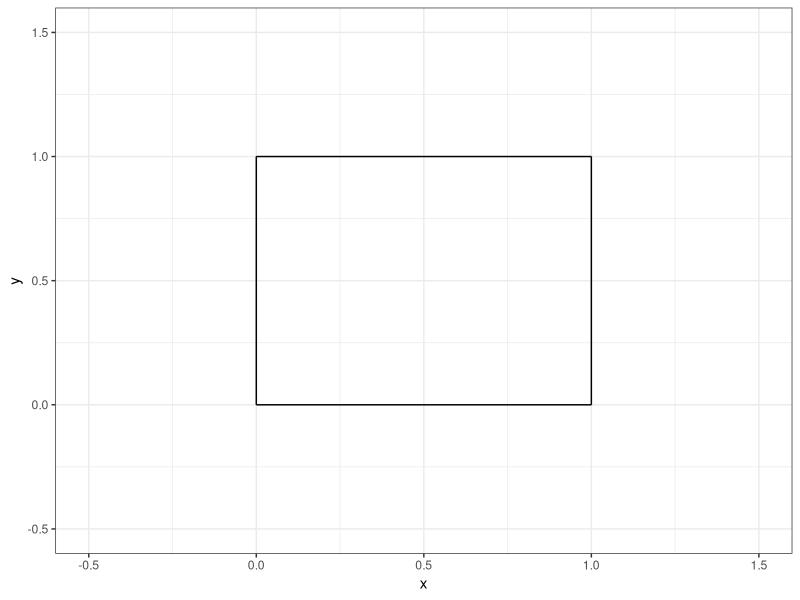
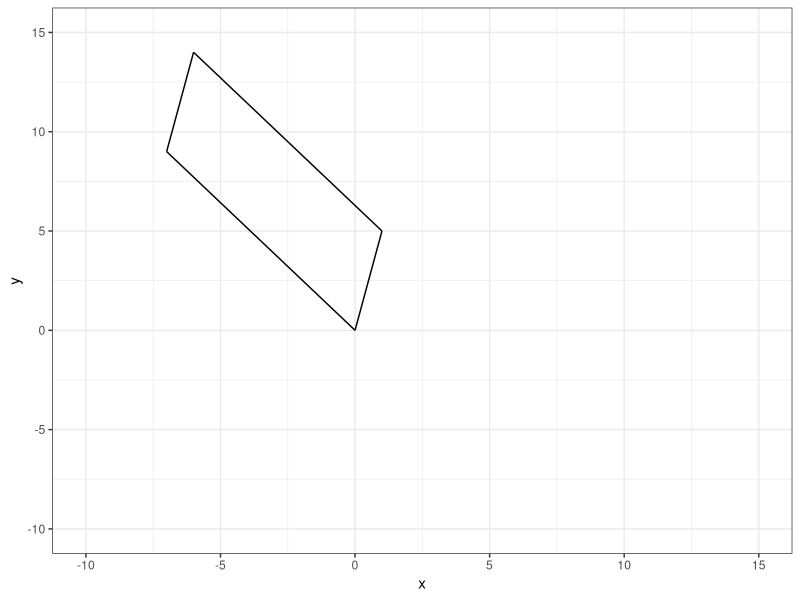

Here is the R script that generated these plots, in order:
## ---- chunk 1
#| echo: false

default_chunk_hook  <- knitr::knit_hooks$get("chunk")

latex_font_size <- c("Huge", "huge", "LARGE", "Large", 
                     "large", "normalsize", "small", 
                     "footnotesize", "scriptsize", "tiny")

knitr::knit_hooks$set(chunk = function(x, options) {
  x <- default_chunk_hook(x, options)
  if(options$size %in% latex_font_size) {
    paste0("\n \\", options$size, "\n\n", 
      x, 
      "\n\n \\normalsize"
    )
  } else {
    x
  }
})

## ---- chunk 2
#| label: load-packages
#| include: false
library(tidyverse)
## ---- chunk 3
#| label: fig-unitsquare
#| fig-cap: "The unit square."
#| fig-width: 3
#| fig-height: 3
#| scale: "80%"
#| fig-align: "center"
#| size: "scriptsize"
ggplot() +
  geom_segment(aes(x = 0, xend = 0,
                   y=0, yend = 1))+
  geom_segment(aes(x = 0, xend = 1,
                   y=1, yend = 1))+
  geom_segment(aes(x = 1, xend = 1,
                   y=0, yend = 1))+
  geom_segment(aes(x = 0, xend = 1,
                   y=0, yend = 0)) +
  theme_bw() + 
  xlim(-0.5, 1.5)+
  ylim(-0.5, 1.5)+
  labs(x = "x", 
       y = "y")
## ---- chunk 4
#| size: "scriptsize"
#| code-fold: FALSE
(M = diag(2))
## ---- chunk 5
#| size: "scriptsize"
#| code-fold: FALSE
(A = matrix(c(1,-7,5,9),2,2,T))
## ---- chunk 6
#| size: "scriptsize"
#| code-fold: FALSE
(T = A %*% M)
## ---- chunk 7
#| size: "scriptsize"
#| code-fold: FALSE
(basis_vector_1 = T[,1])
(basis_vector_2 = T[,2])
## ---- chunk 8
#| size: "scriptsize"
#| code-fold: FALSE
(p_0 = c(0,0))
(p_1 = basis_vector_1)
(p_2 = basis_vector_1 + basis_vector_2)
(p_3 = basis_vector_2)
## ---- chunk 9
#| label: fig-unitsquare-T
#| fig-cap: "The T square."
#| fig-width: 3
#| fig-height: 3
#| scale: "80%"
#| fig-align: "center"
#| size: "scriptsize"
ggplot() +
  geom_segment(aes(x = p_0[1], xend = p_1[1],
                   y= p_0[2], yend = p_1[2]))+
  geom_segment(aes(x = p_1[1], xend = p_2[1],
                   y= p_1[2], yend = p_2[2]))+
  geom_segment(aes(x = p_2[1], xend = p_3[1],
                   y= p_2[2], yend = p_3[2]))+
  geom_segment(aes(x = p_3[1], xend = p_0[1],
                   y= p_3[2], yend = p_0[2])) +
  theme_bw() + 
  xlim(-10, 15)+
  ylim(-10, 15)+
  labs(x = "x", 
       y = "y")
## ---- chunk 10
(determinant_A = det(A))
## ---- chunk 11
#| size: "scriptsize"
#| code-fold: FALSE
(A = matrix(c(1,2,2,4),2,2,T))
## ---- chunk 12
#| size: "scriptsize"
#| code-fold: FALSE
(T = A %*% M)
